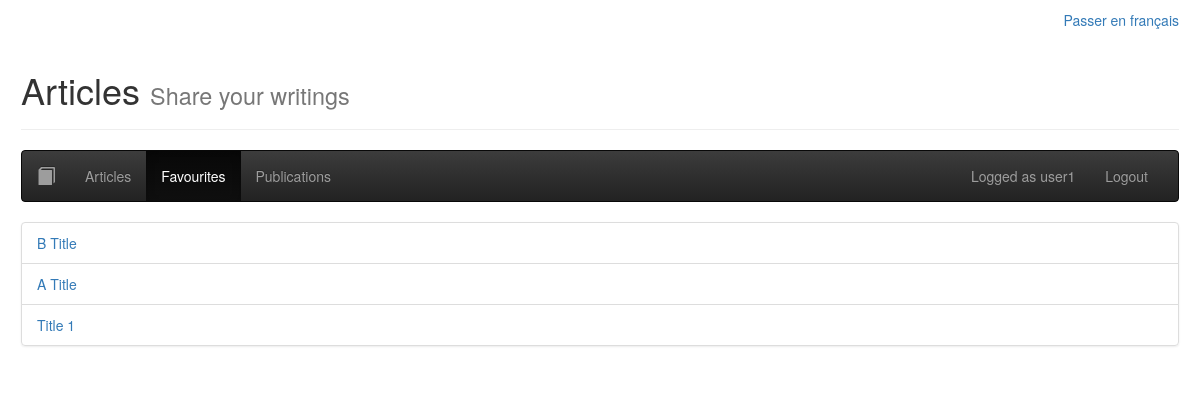
/favourites/ (signed in), run on an earlier commit of the app's database.
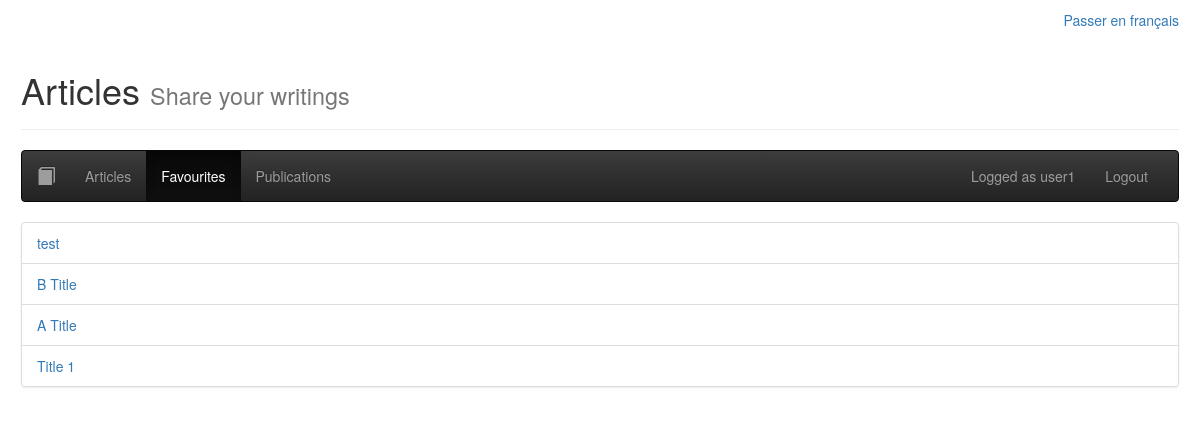
And on a later commit of the database.
### ex/models.py (models this page shows, shortened)
class UserFavouriteArticle(models.Model):
	user = models.ForeignKey(User, on_delete=models.CASCADE, null=False)
	article = models.ForeignKey(Article, on_delete=models.CASCADE, null=False)
	def __str__(self):
		return str(self.article.title)
	class Meta:
		unique_together = ["user", "article"]

class Article(models.Model):
	title = models.CharField(max_length=64, null=False)
	author = models.ForeignKey(User, on_delete=models.CASCADE, null=False)
	created = models.DateTimeField(auto_now_add=True, null=False)
	synopsis = models.CharField(max_length=312, null=False)
	content = models.TextField(null=False)

### ex/views.py (the view)
# urls.py: path('favourites/', Favourites.as_view(), name="favourites"),
class Favourites(ListView):
	model = Article
	template_name = 'ex/favourite_list.html'
	extra_context = {
		"current_page": "favourites",
	}
	def get_queryset(self):
		articles = (
			UserFavouriteArticle
			.objects
			.filter(user=self.request.user)
		)
		return articles
	def get(self, request, *args, **kwargs):
		if not request.user.is_authenticated:
			return redirect(reverse_lazy('home'))
		return super().get(request, *args, **kwargs)

### ex/templates/ex/favourite_list.html (shortened to what this page needs)
{% extends 'ex/base.html' %}
{% block body %}
{% include 'ex/nav.html' %}
<ul class="list-group">
	{% for favorite in object_list|dictsortreversed:"article.created" %}
	<li class="list-group-item"><a href="{% url 'detail' favorite.article.id %}">{{ favorite }}</a></li>
	{% endfor %}
</ul>
{% endblock %}

What changed in the data, as far as the page shows it:
added UserFavouriteArticle: article.title "test"
